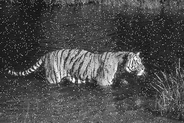
%> input picture code/practices/practice 3/tiger.png, 184 x 123 px, shrunk from 384 x 256 before the run
$ octave problem_1.m   (GNU Octave 9; MATLAB toolbox functions it lacks are replaced by stand-ins)
%> lines starting %> are read from the running program, lines starting %| are printed output that depends on the picture
% Load a grayscale image
image = imread('tiger.png');
%> image is the input picture: size 123x184 uint8; min 10, max 255, mean 74.9

% Convert the image to double precision for calculations
image = im2double(image);
%> image: size 123x184 double

% Get image dimensions
[row, col] = size(image);
%> row = 123; col = 184

% Initialize filtered_image arrays
median_filtered_image = zeros(row, col);
min_filtered_image = zeros(row, col);
max_filtered_image = zeros(row, col);

% Define neighborhood size
neighborhood_size = 3;

% Apply filters
for i = 1:row
    for j = 1:col
        % Define neighborhood boundaries
        row_start = max(1, i - floor(neighborhood_size/2));
        row_end = min(row, i + floor(neighborhood_size/2));
        col_start = max(1, j - floor(neighborhood_size/2));
        col_end = min(col, j + floor(neighborhood_size/2));

        % Extract neighborhood
        neighborhood = image(row_start:row_end, col_start:col_end);

        % Apply median filter
        median_filtered_image(i, j) = median(neighborhood(:));

        % Apply minimum filter
        min_filtered_image(i, j) = min(neighborhood(:));

        % Apply maximum filter
        max_filtered_image(i, j) = max(neighborhood(:));
    end
end
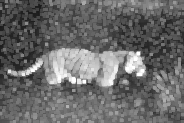
%> max_filtered_image: size 123x184 double; min 0.106, max 1, mean 0.414
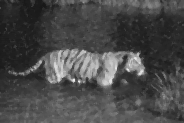
%> median_filtered_image: size 123x184 double; min 0.0922, max 0.918, mean 0.285
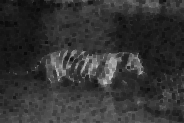
%> min_filtered_image: size 123x184 double; min 0.0392, max 0.788, mean 0.203

% Display the original image and filtered images
figure;

subplot(2, 2, 1);
imshow(image);
title('Original Image');

subplot(2, 2, 2);
imshow(median_filtered_image);
title('Median Filtered Image');

subplot(2, 2, 3);
imshow(min_filtered_image);
title('Minimum Filtered Image');

subplot(2, 2, 4);
imshow(max_filtered_image);
title('Maximum Filtered Image');

% Save the plot as an image
saveas(gcf, 'filtered_images_plot_problem1.png');
